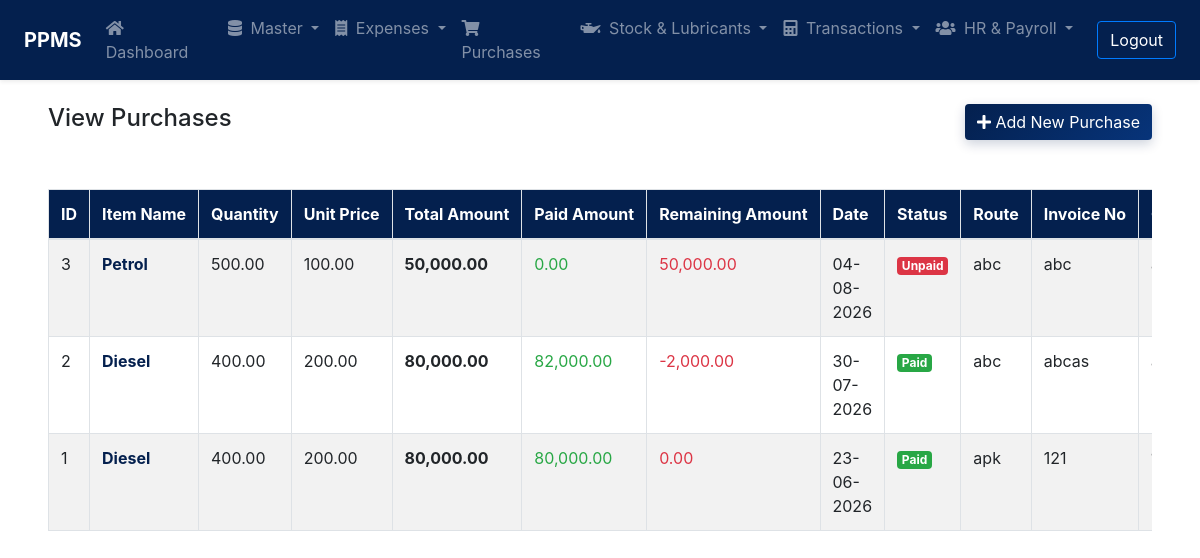
Before: /purchases/purchases-list.php (signed in) with the older database file.
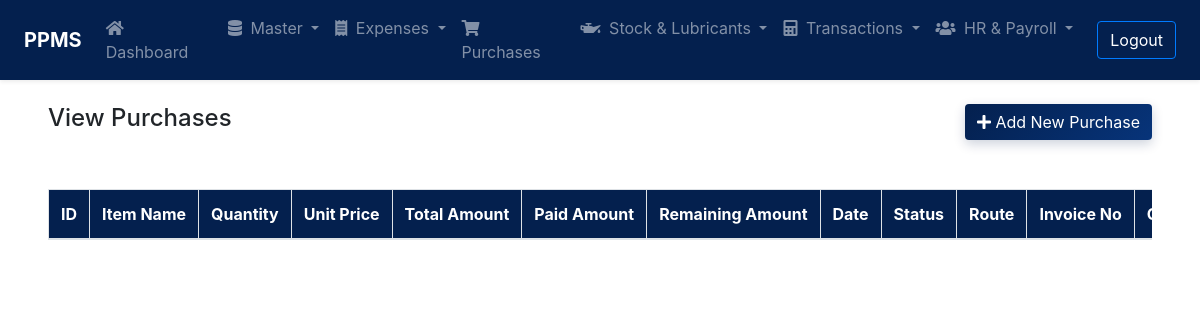
After: the same page with the newer database file.
### tables this page shows
CREATE TABLE `tbl_purchases` (
  `id` int(11) NOT NULL AUTO_INCREMENT,
  `item_id` int(11) NOT NULL,
  `quantity` decimal(12,2) NOT NULL,
  `price` decimal(10,2) NOT NULL,
  `date` date NOT NULL,
  `route` varchar(128) DEFAULT NULL,
  `invoice_number` varchar(64) DEFAULT NULL,
  `carriage_invoice_number` varchar(64) DEFAULT NULL,
  `payment_status` varchar(32) NOT NULL DEFAULT 'Unpaid',
  `created_at` timestamp NOT NULL DEFAULT current_timestamp(),
  `updated_at` timestamp NOT NULL DEFAULT current_timestamp() ON UPDATE current_timestamp(),
  `deleted_at` datetime DEFAULT NULL,
  PRIMARY KEY (`id`),
  KEY `item_id` (`item_id`)
);

CREATE TABLE `tbl_items` (
  `id` int(11) NOT NULL AUTO_INCREMENT,
  `name` varchar(128) NOT NULL,
  `cash_rate` decimal(10,2) NOT NULL DEFAULT 0.00,
  `credit_rate` decimal(10,2) NOT NULL DEFAULT 0.00,
  `purchase_rate` decimal(10,2) NOT NULL DEFAULT 0.00,
  `unit` varchar(32) NOT NULL DEFAULT 'Litre',
  `created_at` timestamp NOT NULL DEFAULT current_timestamp(),
  `updated_at` timestamp NOT NULL DEFAULT current_timestamp() ON UPDATE current_timestamp(),
  `deleted_at` datetime DEFAULT NULL,
  PRIMARY KEY (`id`)
);

### include/permissions.php (called while the page is built, shortened)
<?php
require_once __DIR__ . '/config.php';
function has_permission($module_slug, $action) {
    global $connection;
    $user_id = intval($_SESSION['loggedInUser']);
    $user_res = mysqli_query($connection, "SELECT type, role_id FROM tbl_accounts WHERE id = '$user_id' LIMIT 1");
    if (!$user_res || !($user = mysqli_fetch_assoc($user_res))) {
        return false;
    }
    if (strtolower(trim($user['type'] ?? '')) === 'admin') {
        return true;
    }
    return false;
}
?>

### purchases/purchases-list.php (the view, shortened to what the changed rows need)
<?php
require '../include/config.php';
require '../include/permissions.php';
?>
<!DOCTYPE html>
<html lang="en">
  <head>
		<link rel="stylesheet" href="https://stackpath.bootstrapcdn.com/bootstrap/4.3.1/css/bootstrap.min.css">
		<link rel="stylesheet" href="https://cdnjs.cloudflare.com/ajax/libs/font-awesome/5.11.2/css/all.min.css" />
		<link rel="stylesheet" href="https://cdn.datatables.net/1.10.20/css/jquery.dataTables.min.css" />
		<link rel="stylesheet" href="../include/style.css?v=1.0.1" />
	</head>
	<body>
        <?php include('../include/navbar.php');?>
		<main class="main">
			<div class="container-fluid pt-4 pb-4 px-lg-5">
				<div class="table-responsive">
					<table id="purchasesTable" class="table table-striped table-bordered">
						<thead>
							<tr>
								<th>ID</th>
								<th>Item Name</th>
								<th>Quantity</th>
								<th>Unit Price</th>
								<th>Total Amount</th>
								<th>Paid Amount</th>
								<th>Remaining Amount</th>
								<th>Date</th>
								<th>Status</th>
								<th>Route</th>
								<th>Invoice No</th>
								<th>Carriage Invoice No</th>
							</tr>
						</thead>
						<tbody>
							<?php
							$sql = "SELECT p.*, i.name as item_name,
									       COALESCE((SELECT SUM(pay.amount) FROM tbl_purchase_payments pay WHERE pay.purchase_id = p.id AND pay.deleted_at IS NULL), 0) as paid_amount,
									       COALESCE((SELECT SUM(link.quantity) FROM tbl_purchase_tank_links link WHERE link.purchase_id = p.id), 0) as stored_quantity
									FROM tbl_purchases p
									LEFT JOIN tbl_items i ON p.item_id = i.id
									WHERE p.deleted_at IS NULL
									ORDER BY p.id DESC";
							$result = mysqli_query($connection, $sql);
							if($result && mysqli_num_rows($result) > 0){
								while($row = mysqli_fetch_assoc($result)){
									$total_amount = floatval($row['quantity']) * floatval($row['price']);
									$paid_amount = floatval($row['paid_amount']);
									$remaining_amount = $total_amount - $paid_amount;
									$purchased_qty = floatval($row['quantity']);
									$stored_qty = floatval($row['stored_quantity']);
									$linkStatusColor = 'text-danger';
									if ($stored_qty >= $purchased_qty && $purchased_qty > 0) {
										$linkStatusColor = 'text-success';
									} else if ($stored_qty > 0) {
										$linkStatusColor = 'text-warning';
									}
									$statusBadge = 'badge-danger';
									if ($row['payment_status'] == 'paid') {
										$statusBadge = 'badge-success';
									} else if ($row['payment_status'] == 'in process') {
										$statusBadge = 'badge-warning';
									}
                                    $canEdit = has_permission('purchases', 'edit');
                                    $itemLink = $canEdit
                                        ? '<a href="edit-purchase.php?id='.$row['id'].'" class="font-weight-bold" style="color: var(--primary-color);">'.htmlspecialchars($row['item_name'] ?? 'N/A').'</a>'
                                        : '<strong>'.htmlspecialchars($row['item_name'] ?? 'N/A').'</strong>';
									echo'
										<tr>
											<td>'.$row['id'].'</td>
											<td>'.$itemLink.'</td>
											<td>'.number_format($row['quantity'], 2).'</td>
											<td>'.number_format($row['price'], 2).'</td>
											<td class="font-weight-bold">'.number_format($total_amount, 2).'</td>
											<td class="text-success">'.number_format($paid_amount, 2).'</td>
											<td class="text-danger">'.number_format($remaining_amount, 2).'</td>
											<td>'.date("d-m-Y", strtotime($row['date'])).'</td>
											<td><span class="badge '.$statusBadge.'">'.ucfirst(htmlspecialchars($row['payment_status'])).'</span></td>
											<td>'.htmlspecialchars($row['route']).'</td>
											<td>'.htmlspecialchars($row['invoice_number']).'</td>
											<td>'.htmlspecialchars($row['carriage_invoice_number']).'</td>
											<td class="text-center" style="white-space:nowrap;">
												<a href="link-purchase-tank.php?id='.$row['id'].'" class="btn btn-sm font-weight-bold px-2 py-1 mb-1" style="background:linear-gradient(135deg, #17a2b8 0%, #117a8b 100%); color:#fff; border-radius:6px; font-size:12px; text-decoration:none; display:inline-block; border:none; box-shadow:0 2px 6px rgba(23,162,184,0.25);">
													<i class="fas fa-link mr-1"></i> Linked To
												</a>
												<br>
												<small class="font-weight-bold '.$linkStatusColor.'">'.number_format($stored_qty, 2).' / '.number_format($purchased_qty, 2).' Ltr</small>
											</td>';
									echo '</tr>';
								}
							}
							?>
						</tbody>
					</table>
				</div>
			</div>
		</main>
    </body>
</html>

Changed rows visible on the page:
removed tbl_purchases: id "3", item.name "Petrol", quantity "500.00", price "100.00", total_amount "50,000.00", paid_amount "0.00", remaining_amount "50,000.00", date "04-08-2026", payment_status "Unpaid", route "abc", invoice_number "abc"
removed tbl_purchases: id "2", item.name "Diesel", quantity "400.00", price "200.00", total_amount "80,000.00", paid_amount "82,000.00", remaining_amount "-2,000.00", date "30-07-2026", payment_status "Paid", route "abc", invoice_number "abcas"
removed tbl_purchases: id "1", item.name "Diesel", quantity "400.00", price "200.00", total_amount "80,000.00", paid_amount "80,000.00", remaining_amount "0.00", date "23-06-2026", payment_status "Paid", route "apk", invoice_number "121"
